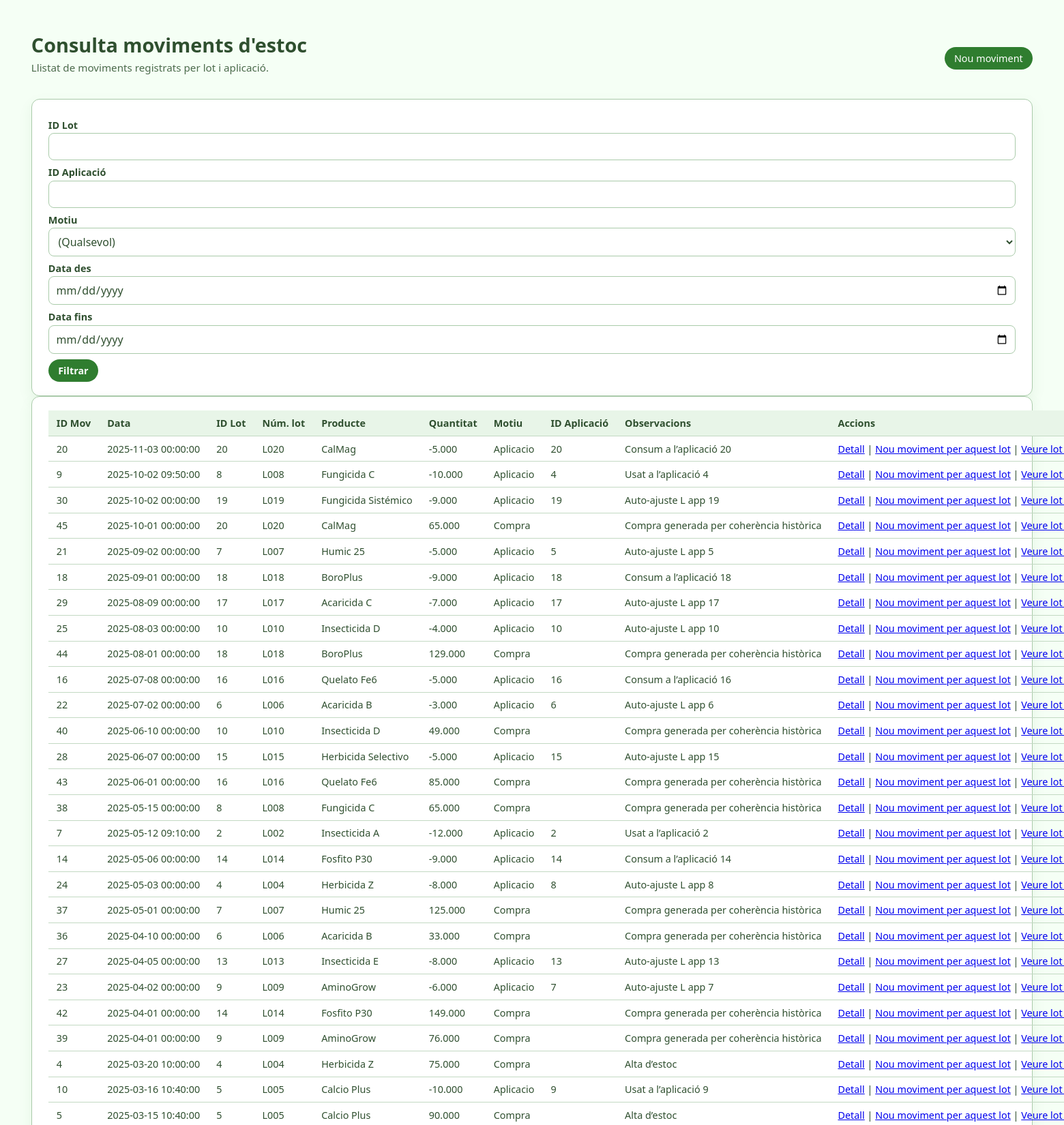
The app's page /PHP/consulta_moviment_estoc.php (upper part) with its own data.
### tables this page shows
CREATE TABLE `moviment_estoc` (
  `id_mov` int(11) NOT NULL AUTO_INCREMENT,
  `id_lot` int(11) NOT NULL,
  `data` datetime NOT NULL DEFAULT current_timestamp(),
  `quantitat` decimal(12,3) NOT NULL,
  `motiu` enum('Compra','Ajust','Aplicacio') NOT NULL,
  `id_aplicacio` int(11) DEFAULT NULL,
  `observacions` text DEFAULT NULL,
  PRIMARY KEY (`id_mov`),
  KEY `fk_me_lot` (`id_lot`),
  KEY `fk_me_ap` (`id_aplicacio`),
  CONSTRAINT `fk_me_ap` FOREIGN KEY (`id_aplicacio`) REFERENCES `aplicacio` (`id_aplicacio`),
  CONSTRAINT `fk_me_lot` FOREIGN KEY (`id_lot`) REFERENCES `producte_lot` (`id_lot`)
);

CREATE TABLE `producte_lot` (
  `id_lot` int(11) NOT NULL AUTO_INCREMENT,
  `id_producte` int(11) NOT NULL,
  `numero_lot` varchar(100) NOT NULL,
  `data_caducitat` date DEFAULT NULL,
  `id_magatzem` int(11) DEFAULT NULL,
  `quantitat_disponible` decimal(12,3) NOT NULL DEFAULT 0.000,
  `unitat` enum('L','mL','kg','g') NOT NULL,
  `fabricant` varchar(255) DEFAULT NULL,
  `proveidor` varchar(255) DEFAULT NULL,
  `data_compra` date DEFAULT NULL,
  `preu_unitari` decimal(12,4) DEFAULT NULL,
  PRIMARY KEY (`id_lot`),
  UNIQUE KEY `uq_lot` (`id_producte`,`numero_lot`),
  KEY `fk_pl_magatzem` (`id_magatzem`),
  CONSTRAINT `fk_pl_magatzem` FOREIGN KEY (`id_magatzem`) REFERENCES `magatzem` (`id_magatzem`),
  CONSTRAINT `fk_pl_producte` FOREIGN KEY (`id_producte`) REFERENCES `producte` (`id_producte`)
);

CREATE TABLE `producte` (
  `id_producte` int(11) NOT NULL AUTO_INCREMENT,
  `tipus` enum('Fitosanitari','Fertilitzant') NOT NULL,
  `nom_comercial` varchar(255) NOT NULL,
  `materia_activa` varchar(255) DEFAULT NULL,
  `concentracio` varchar(100) DEFAULT NULL,
  `espectre_accio` text DEFAULT NULL,
  `cultius_autoritzats` text DEFAULT NULL,
  `dosi_recomendada` varchar(100) DEFAULT NULL,
  `dosi_maxima` varchar(100) DEFAULT NULL,
  `termini_seguretat_dies` int(11) DEFAULT NULL,
  `classificacio_toxicologica` varchar(100) DEFAULT NULL,
  `restriccions_usu` text DEFAULT NULL,
  `compatible_integrada` tinyint(1) DEFAULT 1,
  `stock_minim` decimal(12,3) DEFAULT 0.000,
  PRIMARY KEY (`id_producte`)
);

### PHP/consulta_moviment_estoc.php (the view, shortened to what this page needs)
<?php
$conn = db_connect();
$id_lot = trim($_GET['id_lot'] ?? '');
$id_aplicacio = trim($_GET['id_aplicacio'] ?? '');
$data_des = trim($_GET['data_des'] ?? '');
$data_fins = trim($_GET['data_fins'] ?? '');
$sql = "
    SELECT
        me.id_mov,
        me.id_lot,
        pl.numero_lot,
        p.nom_comercial,
        me.data,
        me.quantitat,
        me.motiu,
        me.id_aplicacio,
        me.observacions
    FROM moviment_estoc me
    JOIN producte_lot pl ON pl.id_lot = me.id_lot
    JOIN producte p ON p.id_producte = pl.id_producte
";
$sql .= ' ORDER BY me.data DESC, me.id_mov DESC';
$rows = [];
$stmt = $conn->prepare($sql);
if ($stmt) {
    if ($stmt->execute()) {
        $res = $stmt->get_result();
        while ($r = $res->fetch_assoc()) {
            $rows[] = $r;
        }
    }
}
?>
<!DOCTYPE html>
<html lang="ca">
<head>
    <link rel="stylesheet" href="../HTML/styles.css">
</head>
<body>
<div class="page">
    <div class="page-header">
        <div class="panel-header">
            <div>
                <h1>Consulta moviments d'estoc</h1>
                <p class="page-subtitle">Llistat de moviments registrats per lot i aplicació.</p>
            </div>
            <div class="page-header-actions">
                <a class="btn btn-primary" href="../HTML/moviment_lot.html">Nou moviment</a>
            </div>
        </div>
    </div>
    <div class="panel">
        <form method="get" class="form-grid-2">
            <label>ID Lot</label>
            <input type="number" name="id_lot" value="<?php echo htmlspecialchars($id_lot); ?>">
            <label>ID Aplicació</label>
            <input type="number" name="id_aplicacio" value="<?php echo htmlspecialchars($id_aplicacio); ?>">
            <label>Motiu</label>
            <select name="motiu">
                <option value="">(Qualsevol)</option>
            </select>
            <label>Data des</label>
            <input type="date" name="data_des" value="<?php echo htmlspecialchars($data_des); ?>">
            <label>Data fins</label>
            <input type="date" name="data_fins" value="<?php echo htmlspecialchars($data_fins); ?>">
            <button type="submit" class="btn btn-primary mt-2">Filtrar</button>
        </form>
    </div>
    <div class="panel">
        <div class="table-wrap">
            <table class="table">
                <thead>
                    <tr>
                        <th>ID Mov</th>
                        <th>Data</th>
                        <th>ID Lot</th>
                        <th>Núm. lot</th>
                        <th>Producte</th>
                        <th>Quantitat</th>
                        <th>Motiu</th>
                        <th>ID Aplicació</th>
                        <th>Observacions</th>
                        <th>Accions</th>
                    </tr>
                </thead>
                <tbody>
                <?php if (empty($rows)): ?>
                    <tr><td colspan="10">No s'han trobat moviments.</td></tr>
                <?php else: ?>
                    <?php foreach ($rows as $row): ?>
                    <tr>
                        <td><?php echo (int) $row['id_mov']; ?></td>
                        <td><?php echo htmlspecialchars($row['data'] ?? ''); ?></td>
                        <td><?php echo (int) $row['id_lot']; ?></td>
                        <td><?php echo htmlspecialchars($row['numero_lot'] ?? ''); ?></td>
                        <td><?php echo htmlspecialchars($row['nom_comercial'] ?? ''); ?></td>
                        <td><?php echo htmlspecialchars($row['quantitat'] ?? ''); ?></td>
                        <td><?php echo htmlspecialchars($row['motiu'] ?? ''); ?></td>
                        <td><?php echo htmlspecialchars($row['id_aplicacio'] ?? ''); ?></td>
                        <td><?php echo htmlspecialchars($row['observacions'] ?? ''); ?></td>
                        <td>
                            <a href="moviment_estoc_detall.php?id_mov=<?php echo urlencode((string) ($row['id_mov'] ?? '')); ?>">Detall</a>
                            |
                            <a href="../HTML/moviment_lot.html?id_lot=<?php echo urlencode((string) ($row['id_lot'] ?? '')); ?>">Nou moviment per aquest lot</a>
                            |
                            <a href="consulta_productes.php?numero_lot=<?php echo urlencode((string) ($row['numero_lot'] ?? '')); ?>">Veure lot a consulta productes</a>
                        </td>
                    </tr>
                    <?php endforeach; ?>
                <?php endif; ?>
                </tbody>
            </table>
        </div>
    </div>
</div>
</body>
</html>

### HTML/styles.css (style rules this page uses)
*, *::before, *::after { box-sizing: border-box; }
html, body { margin: 0; padding: 0; }
body { font-family: system-ui, -apple-system, BlinkMacSystemFont, "Segoe UI", sans-serif; background: #f0f4f0; color: #2f4f2f; }
body:not(.app-layout-body) { padding: 1.5rem; min-height: 100vh; background: #f5fff5; }
.page { max-width: 1600px; margin: 0 auto; padding: clamp(1rem, 1.4vw, 1.5rem); color: #2f4f2f; }
.page-header { margin-bottom: 1.25rem; }
.page-header h1, .page-header h2 { margin: 0; font-size: 1.8rem; color: #2f4f2f; }
.page-subtitle { margin: 0.25rem 0 1rem; color: #4c6b4c; font-size: 0.95rem; }
.panel { background: #ffffff; border-radius: 0.75rem; padding: 1.25rem 1.5rem; border: 1px solid #aacbaa; box-shadow: 0 8px 20px rgba(47, 125, 47, 0.08); }
.panel-header { display: flex; justify-content: space-between; align-items: center; margin-bottom: 0.75rem; color: #2f4f2f; }
form { display: block; width: 100%; }
label { font-weight: 600; font-size: 0.9rem; color: #2f4f2f; display: block; margin-top: 0.5rem; margin-bottom: 0.15rem; }
input, textarea, select { width: 100%; padding: 0.5rem 0.6rem; border-radius: 0.5rem; border: 1px solid #aacbaa; font: inherit; color: inherit; background-color: #ffffff; }
.btn { display: inline-flex; align-items: center; justify-content: center; padding: 0.45rem 0.9rem; border-radius: 999px; border: none; font-size: 0.9rem; cursor: pointer; text-decoration: none; gap: 0.35rem; }
.btn-primary { background: #2f7d2f; color: #ffffff; }
button { font: inherit; }
form button { background: #2f7d2f; color: #ffffff; border: 1px solid #2f7d2f; padding: 0.6rem 0.75rem; border-radius: 0.5rem; cursor: pointer; font-weight: 600; transition: background 0.15s ease, border-color 0.15s ease; }
.table { width: max-content; min-width: 100%; border-collapse: collapse; font-size: 0.9rem; color: #2f4f2f; }
.table thead { background: #e8f5e8; }
.table th, .table td { padding: 0.55rem 0.75rem; border-bottom: 1px solid #c3d9c3; text-align: left; }
.mt-2 { margin-top: 0.5rem; }

### records on screen
moviment_estoc: id_mov "20", data "2025-11-03 00:00:00", id_lot "20", id_lot.numero_lot "L020", producte.nom_comercial "CalMag", quantitat "-5.000", motiu "Aplicacio", id_aplicacio "20", observacions "Consum a l’aplicació 20"
moviment_estoc: id_mov "9", data "2025-10-02 09:50:00", id_lot "8", id_lot.numero_lot "L008", producte.nom_comercial "Fungicida C", quantitat "-10.000", motiu "Aplicacio", id_aplicacio "4", observacions "Usat a l’aplicació 4"
moviment_estoc: id_mov "30", data "2025-10-02 00:00:00", id_lot "19", id_lot.numero_lot "L019", producte.nom_comercial "Fungicida Sistémico", quantitat "-9.000", motiu "Aplicacio", id_aplicacio "19", observacions "Auto-ajuste L app 19"
moviment_estoc: id_mov "45", data "2025-10-01 00:00:00", id_lot "20", id_lot.numero_lot "L020", producte.nom_comercial "CalMag", quantitat "65.000", motiu "Compra", observacions "Compra generada per coherència històrica"
moviment_estoc: id_mov "21", data "2025-09-02 00:00:00", id_lot "7", id_lot.numero_lot "L007", producte.nom_comercial "Humic 25", quantitat "-5.000", motiu "Aplicacio", id_aplicacio "5", observacions "Auto-ajuste L app 5"
moviment_estoc: id_mov "18", data "2025-09-01 00:00:00", id_lot "18", id_lot.numero_lot "L018", producte.nom_comercial "BoroPlus", quantitat "-9.000", motiu "Aplicacio", id_aplicacio "18", observacions "Consum a l’aplicació 18"
moviment_estoc: id_mov "29", data "2025-08-09 00:00:00", id_lot "17", id_lot.numero_lot "L017", producte.nom_comercial "Acaricida C", quantitat "-7.000", motiu "Aplicacio", id_aplicacio "17", observacions "Auto-ajuste L app 17"
moviment_estoc: id_mov "25", data "2025-08-03 00:00:00", id_lot "10", id_lot.numero_lot "L010", producte.nom_comercial "Insecticida D", quantitat "-4.000", motiu "Aplicacio", id_aplicacio "10", observacions "Auto-ajuste L app 10"
moviment_estoc: id_mov "44", data "2025-08-01 00:00:00", id_lot "18", id_lot.numero_lot "L018", producte.nom_comercial "BoroPlus", quantitat "129.000", motiu "Compra", observacions "Compra generada per coherència històrica"
moviment_estoc: id_mov "16", data "2025-07-08 00:00:00", id_lot "16", id_lot.numero_lot "L016", producte.nom_comercial "Quelato Fe6", quantitat "-5.000", motiu "Aplicacio", id_aplicacio "16", observacions "Consum a l’aplicació 16"
moviment_estoc: id_mov "22", data "2025-07-02 00:00:00", id_lot "6", id_lot.numero_lot "L006", producte.nom_comercial "Acaricida B", quantitat "-3.000", motiu "Aplicacio", id_aplicacio "6", observacions "Auto-ajuste L app 6"
moviment_estoc: id_mov "40", data "2025-06-10 00:00:00", id_lot "10", id_lot.numero_lot "L010", producte.nom_comercial "Insecticida D", quantitat "49.000", motiu "Compra", observacions "Compra generada per coherència històrica"
moviment_estoc: id_mov "28", data "2025-06-07 00:00:00", id_lot "15", id_lot.numero_lot "L015", producte.nom_comercial "Herbicida Selectivo", quantitat "-5.000", motiu "Aplicacio", id_aplicacio "15", observacions "Auto-ajuste L app 15"
moviment_estoc: id_mov "43", data "2025-06-01 00:00:00", id_lot "16", id_lot.numero_lot "L016", producte.nom_comercial "Quelato Fe6", quantitat "85.000", motiu "Compra", observacions "Compra generada per coherència històrica"
moviment_estoc: id_mov "38", data "2025-05-15 00:00:00", id_lot "8", id_lot.numero_lot "L008", producte.nom_comercial "Fungicida C", quantitat "65.000", motiu "Compra", observacions "Compra generada per coherència històrica"
moviment_estoc: id_mov "7", data "2025-05-12 09:10:00", id_lot "2", id_lot.numero_lot "L002", producte.nom_comercial "Insecticida A", quantitat "-12.000", motiu "Aplicacio", id_aplicacio "2", observacions "Usat a l’aplicació 2"
moviment_estoc: id_mov "14", data "2025-05-06 00:00:00", id_lot "14", id_lot.numero_lot "L014", producte.nom_comercial "Fosfito P30", quantitat "-9.000", motiu "Aplicacio", id_aplicacio "14", observacions "Consum a l’aplicació 14"
moviment_estoc: id_mov "24", data "2025-05-03 00:00:00", id_lot "4", id_lot.numero_lot "L004", producte.nom_comercial "Herbicida Z", quantitat "-8.000", motiu "Aplicacio", id_aplicacio "8", observacions "Auto-ajuste L app 8"
moviment_estoc: id_mov "37", data "2025-05-01 00:00:00", id_lot "7", id_lot.numero_lot "L007", producte.nom_comercial "Humic 25", quantitat "125.000", motiu "Compra", observacions "Compra generada per coherència històrica"
moviment_estoc: id_mov "36", data "2025-04-10 00:00:00", id_lot "6", id_lot.numero_lot "L006", producte.nom_comercial "Acaricida B", quantitat "33.000", motiu "Compra", observacions "Compra generada per coherència històrica"
moviment_estoc: id_mov "27", data "2025-04-05 00:00:00", id_lot "13", id_lot.numero_lot "L013", producte.nom_comercial "Insecticida E", quantitat "-8.000", motiu "Aplicacio", id_aplicacio "13", observacions "Auto-ajuste L app 13"
moviment_estoc: id_mov "23", data "2025-04-02 00:00:00", id_lot "9", id_lot.numero_lot "L009", producte.nom_comercial "AminoGrow", quantitat "-6.000", motiu "Aplicacio", id_aplicacio "7", observacions "Auto-ajuste L app 7"
moviment_estoc: id_mov "42", data "2025-04-01 00:00:00", id_lot "14", id_lot.numero_lot "L014", producte.nom_comercial "Fosfito P30", quantitat "149.000", motiu "Compra", observacions "Compra generada per coherència històrica"
moviment_estoc: id_mov "39", data "2025-04-01 00:00:00", id_lot "9", id_lot.numero_lot "L009", producte.nom_comercial "AminoGrow", quantitat "76.000", motiu "Compra", observacions "Compra generada per coherència històrica"
moviment_estoc: id_mov "4", data "2025-03-20 10:00:00", id_lot "4", id_lot.numero_lot "L004", producte.nom_comercial "Herbicida Z", quantitat "75.000", motiu "Compra", observacions "Alta d’estoc"
moviment_estoc: id_mov "10", data "2025-03-16 10:40:00", id_lot "5", id_lot.numero_lot "L005", producte.nom_comercial "Calcio Plus", quantitat "-10.000", motiu "Aplicacio", id_aplicacio "9", observacions "Usat a l’aplicació 9"
moviment_estoc: id_mov "5", data "2025-03-15 10:40:00", id_lot "5", id_lot.numero_lot "L005", producte.nom_comercial "Calcio Plus", quantitat "90.000", motiu "Compra", observacions "Alta d’estoc"
